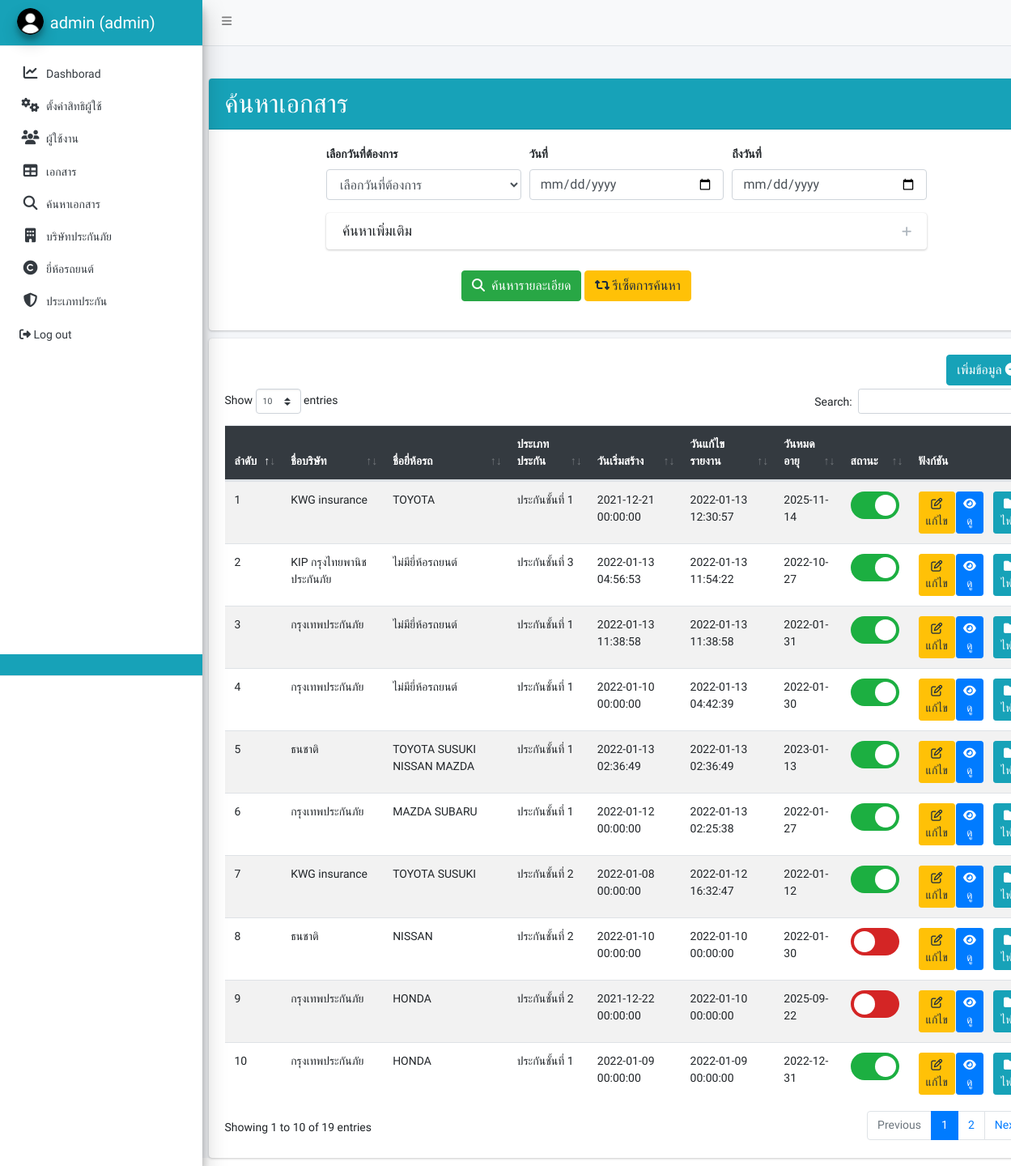
Page /page_report_search.php (signed in) on the committed database.
### tables this page shows
CREATE TABLE `user_role` (
  `id` int(11) NOT NULL,
  `page` varchar(200) NOT NULL,
  `role` varchar(255) NOT NULL,
  `link` varchar(255) NOT NULL,
  `icon` varchar(255) NOT NULL
);

CREATE TABLE `brand` (
  `Car_ID` int(10) NOT NULL,
  `Car_Name` varchar(255) NOT NULL,
  `Car_Img` varchar(255) NOT NULL,
  `Car_Status` enum('on','off') NOT NULL
);

### page_report_search.php (the view, shortened to what this page needs)
<!DOCTYPE html>
<html lang="en">
<head>
  <link rel="stylesheet" href="plugins/fontawesome-free/css/all.min.css">
  <link rel="stylesheet" href="dist/css/adminlte.min.css">
  <link rel="stylesheet" href="plugins/datatables-bs4/css/dataTables.bootstrap4.min.css">
  <link rel="stylesheet" href="plugins/datatables-responsive/css/responsive.bootstrap4.min.css">
  <link rel="stylesheet" href="dist/css/myCSS.css" type="text/css">
</head>
<?php
include "menu.php";
?>
<?php
include_once 'connect.php';
$sql2 = "SELECT * FROM brand WHERE Car_Status = 'on'";
$query2 = mysqli_query($con, $sql2);
?>
<div class="content-wrapper">
  <div style="padding:px; padding-top :4%;">
    <div class="container my-6">
      <div class="card" style="width: 105%; ">
        <h2 class="card-header bg-info">ค้นหาเอกสาร</h2>
        <div class="card-body ">
          <form action="search.php" method="post">
            <div class="form-row justify-content-center">
              <div class="form-group col-md-3">
                <label>เลือกวันที่ต้องการ</label><br>
                <select name="date" id="date" class="form-control">
                  <option value="">เลือกวันที่ต้องการ</option>
                </select>
              </div>
              <div class="form-group col-md-3">
                <label for="insurance">วันที่</label>
                <input name="date_start" type="date" value="" class="form-control">
              </div>
              <div class="form-group col-md-3">
                <label for="insurance">ถึงวันที่</label>
                <input name="date_end" type="date" value="" class="form-control">
              </div>
            </div>
            <div class="form-row justify-content-center">
              <div class="form-group col-md-9">
                <div class="card collapsed-card">
                  <div class="card-header">
                    <h3 class="card-title">ค้นหาเพิ่มเติม</h3>
                    <div class="card-tools">
                      <button type="button" class="btn btn-tool" data-card-widget="collapse"><i class="fas fa-plus"></i>
                      </button>
                    </div>
                  </div>
                </div>
              </div>
            </div>
            <div class="form-row justify-content-center">
              <div class="form-group col-md-5">
                <button class="btn btn-success" type="submit" name="submit" id="submit"><i class="fas fa-search" value="submit"></i></a>&nbsp;
                  ค้นหารายละเอียด
                </button>
                <button class="btn btn-warning" type="button" name="restart" id="submit" onclick="window.location='page_report.php'"><i class="fas fa-retweet"></i></i>
                  รีเซ็ตการค้นหา
                </button>
              </div>
            </div>
          </form>
        </div>
      </div>
      <div class="card" style="width: 105%;">
        <div class="card-body">
          <a href="page_insert.php?Reports=1" title='Insert Data'>
            <button type=button class="btn btn-info float-lg-right">เพิ่มข้อมูล <i class="fas fa-plus-circle"></i></button><br><br></a>
          <?php
          include_once 'connect.php';
          $sql = "SELECT Report_ID, insurance.Corp_Name, brand.Car_Name, type.Type_Name, Report_Status,Report.Car_ID,
                  Date_Now,  Date_Ext, Date_Start
          FROM report
          INNER JOIN insurance ON insurance.Corp_ID = report.Corp_ID
          INNER JOIN brand ON brand.Car_ID = report.Car_ID
          INNER JOIN type ON  type.Type_ID = report.Type_ID
          ORDER BY  Date_Now desc ;
          ";
          $results = mysqli_query($con, $sql);
          ?>
          <table id="example1" class="table table-striped">
            <thead class="bg-dark">
              <tr>
                <th>ลำดับ</th>
                <th>ชื่อบริษัท</th>
                <th>ชื่อยี่ห้อรถ</th>
                <th>ประเภทประกัน</th>
                <th>วันเริ่มสร้าง</th>
                <th>วันแก้ไขรายงาน</th>
                <th>วันหมดอายุ</th>
                <th>สถานะ</th>
                <th>ฟังก์ชัน</th>
              </tr>
            </thead>
            <tbody>
              <?php
              $num = 1;
              while ($row = mysqli_fetch_array($results)) {
                $car_id = array($row["Car_ID"]);
                $carids = implode(",", $car_id);
                $sqlc = "SELECT * FROM brand WHERE Car_ID IN ($carids)";
                $resultc = mysqli_query($con, $sqlc);
              ?>
                <tr>
                  <td><?php echo $num ?></td>
                  <td><?php echo $row["Corp_Name"]; ?></td>
                  <td><?php foreach ($resultc as $value) {
                        echo $value["Car_Name"] . "  ";
                      } ?>
                  </td>
                  <td><?php echo $row["Type_Name"]; ?></td>
                  <td><?php echo $row["Date_Start"]; ?></td>
                  <td><?php echo $row["Date_Now"]; ?></td>
                  <td><?php echo $row["Date_Ext"]; ?></td>
                  <td>
                    <label class="switch">
                      <span class="slider round"></span>
                    </label>
                  </td>
                  <td>
                    <div class='row'>
                      <div class="col-4">
                        <a href="page_update.php?Report_ID_s=<?php echo $row["Report_ID"]; ?>" title='แก้ไขข้อมูล'>
                          <button type=button class="btn btn-warning btn-sm"><i class="far fa-edit"></i>
                            แก้ไข</button></a>
                      </div>
                      <div class="col-4">
                          <button title='รายละเอียด' type=button class="btn btn-primary btn-sm view" name="view" value="ข้อมูล" id="<?php echo $row["Report_ID"]; ?>">
                            <i class="fas fa-eye"></i>
                            ดู</button>
                      </div>
                      <div class="col-4">
                          <button title='ไฟล์' type=button class="btn btn-info btn-sm file" name="file" value="ไฟล์" id="<?php echo $row["Report_ID"]; ?>">
                            <i class="fas fa-folder"></i>
                            ไฟล์</button>
                      </div>
                    </div>
                  </td>
                </tr>
              <?php
                $num++;
              }
              ?>
            </tbody>
          </table>
        </div>
      </div>
    </div>
  </div>
</div>
</body>
</html>

### menu.php (shortened to what this page needs)
<?php
include_once 'connect.php';
$sqlp = "SELECT * FROM user_role  ";
$resultp = mysqli_query($con, $sqlp);
?>
<body class="hold-transition sidebar-mini layout-fixed ">
  <div class="wrapper">
    <nav class="main-header navbar navbar-expand navbar-light navbar-light ">
      <ul class="navbar-nav">
        <li class="nav-item">
          <a class="nav-link" data-widget="pushmenu" href="#" role="button"><i class="fas fa-bars"></i></a>
      </ul>
    </nav>
    <aside class="main-sidebar sidebar-light-primary elevation-4">
      <h5 class="brand-link bg-info">
        <img src="myImg/etc/user_ic.png" alt="AdminLTE Logo" class="brand-image img-circle elevation-3">
        <?php echo ($_SESSION["name"]); ?> (<?php echo ($_SESSION["type"]); ?>)
      </h5>
      <div class="sidebar">
        <nav class="mt-2">
          <ul class="nav nav-pills nav-sidebar flex-column" data-widget="treeview" role="menu" data-accordion="false">
            <?php
            while ($rowp = mysqli_fetch_assoc($resultp)) {
              $idp = $rowp['id'];
              if ($_SESSION['type'] == 'admin') {
                $role = explode(",", $rowp['role']);
                $result_array = array_search("admin$idp", $role);
                if ($result_array !== false) {
                  echo " <li class='nav-item'><a href='$rowp[link]' class='nav-link '>
                <i class='$rowp[icon]'></i>
                <p>
                $rowp[page]
                </p>
                </a>
              </li> ";
                }
              }
            }
            ?>
            <li class="nav-item ">
              <a href="logout.php" class="nav-link">
                <i class="fas fa-sign-out-alt"></i>
                <p>
                  Log out
                </p>
              </a>
            </li>
          </ul>
        </nav>
      </div>
      <h5 class="brand-link bg-info">
      </h5>
    </aside>
  </div>

### menu.php (style rules this page uses)
body { font-family: 'Prompt', sans-serif; font-size: 14px; }

### rows in the picture
user_role: page "Dashborad"
user_role: page "ตั้งค่าสิทธิผู้ใช้"
user_role: page "ผู้ใช้งาน"
user_role: page "เอกสาร"
user_role: page "ค้นหาเอกสาร"
user_role: page "บริษัทประกันภัย"
user_role: page "ยี่ห้อรถยนต์"
user_role: page "ประเภทประกัน"
brand: Car_Name "TOYOTA"
brand: Car_Name "ไม่มียี่ห้อรถยนต์"
brand: Car_Name "SUSUKI"
brand: Car_Name "NISSAN"
brand: Car_Name "MAZDA"
brand: Car_Name "SUBARU"
brand: Car_Name "HONDA"

### other values in the picture
$_SESSION["name"] "admin"
$_SESSION["type"] "admin"
$row["Corp_Name"] "KWG insurance"
$row["Type_Name"] "ประกันชั้นที่ 1"
$row["Date_Start"] "2021-12-21 00:00:00"
$row["Date_Now"] "2022-01-13 12:30:57"
$row["Date_Ext"] "2025-11-14"
$row["Corp_Name"] "KIP กรุงไทยพานิชประกันภัย"
$row["Type_Name"] "ประกันชั้นที่ 3"
$row["Date_Start"] "2022-01-13 04:56:53"
$row["Date_Now"] "2022-01-13 11:54:22"
$row["Date_Ext"] "2022-10-27"
$row["Corp_Name"] "กรุงเทพประกันภัย"
$row["Date_Start"] "2022-01-13 11:38:58"
$row["Date_Now"] "2022-01-13 11:38:58"
